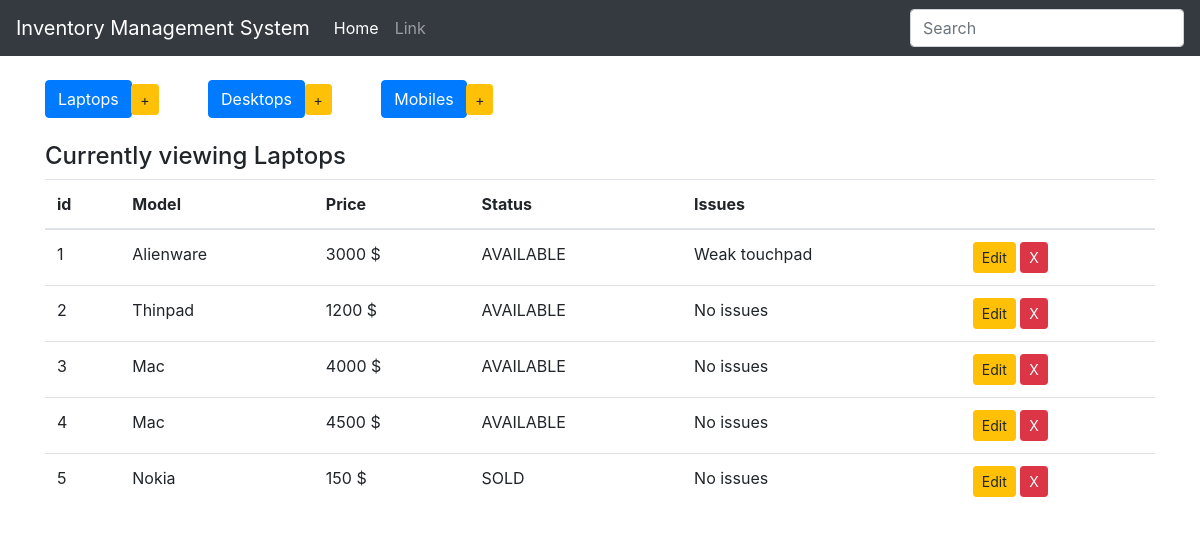
The app's page /laptops, older data.
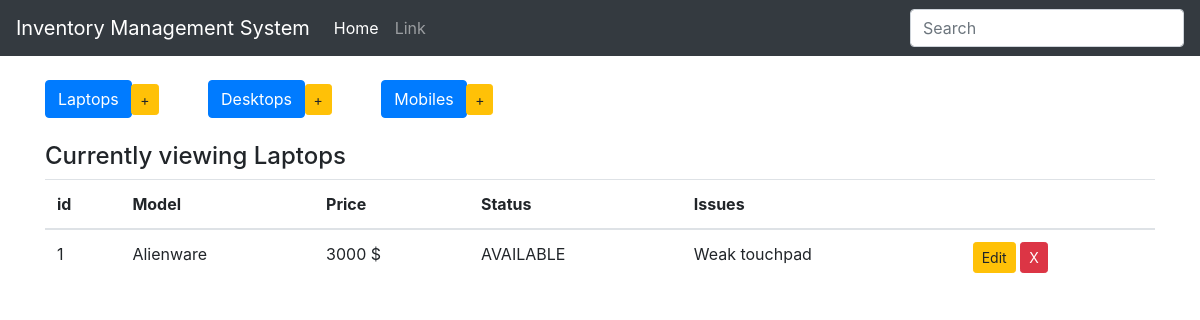
The same page, newer data.
### inventory/models.py (models this page shows, shortened)
class Device(models.Model):
    type = models.CharField(max_length=100, blank=False)
    price = models.IntegerField()
    choices = {
        ('AVAILABLE', 'Item ready for purchase'),
        ('SOLD', 'Item sold'),
        ('RESTOCKING', 'Item restocked soon')
    }
    status = models.CharField(max_length=10, default='SOLD')
    issues = models.CharField(max_length=100, default='No issues')
    class Meta:
        abstract = True

class Laptop(Device):
    pass

### inventory/views.py (the view)
# urls.py: url(r'^laptops$', display_laptops, name="display_laptops"),
def display_laptops(request):
    items = Laptop.objects.all()
    context = {
        'items': items,
        'header': 'Laptops'
    }
    return render(request, 'index.html', context)

### inventory/templates/index.html (shortened to what this page needs)
{% extends 'base.html' %} {% block body %}
<br />
<div class="button-group">
	<div class="button-group">
		<a
			href="{% url 'display_laptops' %}"
			class="btn btn-primary btn-md btn-trim"
			role="button"
		>
			Laptops
		</a>
		<a
			href="{% url 'add_laptop' %}"
			class="btn btn-warning btn-sm btn-pad"
			role="button"
		>
			+
		</a>
		<a
			href="{% url 'display_desktops' %}"
			class="btn btn-primary btn-md btn-trim"
			role="button"
		>
			Desktops
		</a>
		<a
			href="{% url 'add_desktop' %}"
			class="btn btn-warning btn-sm btn-pad"
			role="button"
		>
			+
		</a>
		<a
			href="{% url 'display_mobiles' %}"
			class="btn btn-primary btn-md btn-trim"
			role="button"
		>
			Mobiles
		</a>
		<a
			href="{% url 'add_mobile' %}"
			class="btn btn-warning btn-sm btn-pad"
			role="button"
		>
			+
		</a>
	</div>
	<br />
	<h4>Currently viewing {{header}}</h4>
	<table class="table table-hover">
		<thead>
			<tr>
				<th>id</th>
				<th>Model</th>
				<th>Price</th>
				<th>Status</th>
				<th>Issues</th>
				<th></th>
			</tr>
		</thead>
		<tbody>
			{% for item in items %}
			<tr>
				<td>{{ item.pk }}</td>
				<td>{{ item.type }}</td>
				<td>{{ item.price }} $</td>
				<td>{{ item.status }}</td>
				<td>{{ item.issues }}</td>
				{% if header|lower == "laptops" %}
				<td>
					<a
						href="{% url 'edit_laptop' item.pk %}"
						class="btn btn-warning btn-sm"
						role="button"
						aria-pressed="true"
					>
						Edit
					</a>
					<a
						href="{% url 'delete_laptop' item.pk %}"
						class="btn btn-danger btn-sm"
						role="button"
						aria-pressed="true"
					>
						X
					</a>
				</td>
				{% endif %}
			</tr>
			{% endfor %}
		</tbody>
	</table>
	{% endblock %}

### inventory/templates/base.html (shortened to what this page needs)
{% load static %}
<!DOCTYPE html>
<html lang="en">
	<head>
		<link rel="stylesheet" href="{% static '/css/style.css' %}" />
		<link rel="stylesheet" href="{% static '/css/bootstrap.min.css' %}" />
	</head>
	<body>
		<nav class="navbar navbar-expand navbar-dark bg-dark">
			<a class="navbar-brand" href="#">Inventory Management System</a>
			<div class="collapse navbar-collapse" id="navbarsExample02">
				<ul class="navbar-nav mr-auto">
					<li class="nav-item active">
						<a class="nav-link" href="{% url 'index' %}"
							>Home <span class="sr-only">(current)</span></a
						>
					</li>
					<li class="nav-item">
						<a class="nav-link" href="#">Link</a>
					</li>
				</ul>
				<form class="form-inline my-2 my-md-0">
					<input class="form-control" type="text" placeholder="Search" />
				</form>
			</div>
		</nav>
		<div class="container">
			{% block body %} {% endblock %}
		</div>
	</body>
</html>

### inventory/static/css/style.css (style rules this page uses)
.btn-pad { margin-right: 45px; }
.btn-trim { margin-right: -5px }

Row changes from the older to the newer data that the page shows:
removed Laptop: pk "2", type "Thinpad", price "1200", status "AVAILABLE", issues "No issues"
removed Laptop: pk "3", type "Mac", price "4000", status "AVAILABLE", issues "No issues"
removed Laptop: pk "4", type "Mac", price "4500", status "AVAILABLE", issues "No issues"
removed Laptop: pk "5", type "Nokia", price "150", status "SOLD", issues "No issues"
